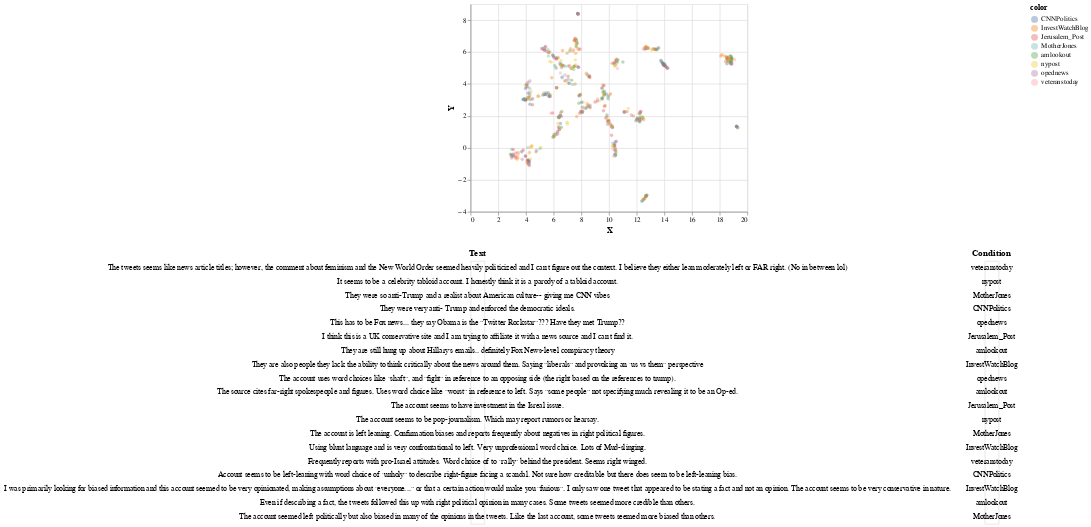

The code cell stored with this chart in its notebook:
### Code cell
import altair as alt

brush = alt.selection(type='interval')

# nearest = alt.selection(type='single', nearest=True, on='mouseover',
#                         fields=['x','y'], empty='none')

points = alt.Chart(umap_df).mark_point(filled=True, size = 25, opacity= 0.4).encode(
    x='X',
    y='Y',
    #color='black',
    fill=alt.condition(brush, 'color:N', alt.value('grey')),
    #fill='color:N',
    tooltip=["text:N","id"]
).add_selection(brush)

# Base chart for data tables
ranked_text = alt.Chart(umap_df).mark_text().encode(
    y=alt.Y('row_number:O',axis=None)
).transform_window(
    row_number='row_number()'
).transform_filter(
    brush
).transform_window(
    rank='rank(row_number)'
).transform_filter(
    alt.datum.rank<20
)

# Data Tables
text = ranked_text.encode(text='text:N').properties(title='Text')
condition = ranked_text.encode(text='color:N').properties(title='Condition')
#id = ranked_text.encode(text='Origin:N').properties(title='Origin')
text = alt.hconcat(text, condition) # Combine data tables

# Build chart
alt.vconcat(
    points,
    text
).resolve_legend(
    color="independent"
)

### Figure 1 — Vega-Lite specification as saved in the notebook (floating-point values rounded to 4 significant figures; data arrays with more than 128 entries replaced by an {"elided": "..."} marker saying what was removed)
{"config": {"view": {"continuousWidth": 400, "continuousHeight": 300}}, "vconcat": [{"mark": {"type": "point", "filled": true, "opacity": 0.4, "size": 25}, "encoding": {"fill": {"condition": {"type": "nominal", "field": "color", "selection": "selector001"}, "value": "grey"}, "tooltip": [{"type": "nominal", "field": "text"}, {"type": "nominal", "field": "id"}], "x": {"type": "quantitative", "field": "X"}, "y": {"type": "quantitative", "field": "Y"}}, "selection": {"selector001": {"type": "interval"}}}, {"hconcat": [{"mark": "text", "encoding": {"text": {"type": "nominal", "field": "text"}, "y": {"type": "ordinal", "axis": null, "field": "row_number"}}, "title": "Text", "transform": [{"window": [{"op": "row_number", "field": "", "as": "row_number"}]}, {"filter": {"selection": "selector001"}}, {"window": [{"op": "rank", "field": "row_number", "as": "rank"}]}, {"filter": "(datum.rank < 20)"}]}, {"mark": "text", "encoding": {"text": {"type": "nominal", "field": "color"}, "y": {"type": "ordinal", "axis": null, "field": "row_number"}}, "title": "Condition", "transform": [{"window": [{"op": "row_number", "field": "", "as": "row_number"}]}, {"filter": {"selection": "selector001"}}, {"window": [{"op": "rank", "field": "row_number", "as": "rank"}]}, {"filter": "(datum.rank < 20)"}]}]}], "data": {"name": "data-647f49af96b740ce270b3d9d87fb0988"}, "resolve": {"legend": {"color": "independent"}}, "$schema": "https://vega.github.io/schema/vega-lite/v4.8.1.json", "datasets": {"data-647f49af96b740ce270b3d9d87fb0988": {"elided": "527 records"}}}
